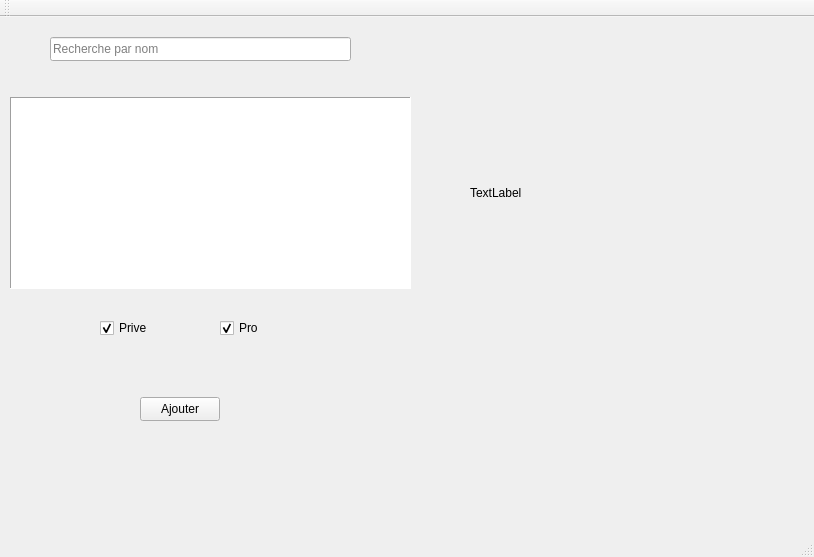
<?xml version="1.0" encoding="UTF-8"?>
<ui version="4.0">
 <class>MainWindow</class>
 <widget class="QMainWindow" name="MainWindow">
  <property name="geometry">
   <rect>
    <x>0</x>
    <y>0</y>
    <width>814</width>
    <height>557</height>
   </rect>
  </property>
  <property name="windowTitle">
   <string>MainWindow</string>
  </property>
  <widget class="QWidget" name="centralWidget">
   <widget class="QTableView" name="listContact">
    <property name="geometry">
     <rect>
      <x>10</x>
      <y>80</y>
      <width>401</width>
      <height>192</height>
     </rect>
    </property>
    <property name="frameShape">
     <enum>QFrame::Panel</enum>
    </property>
    <property name="editTriggers">
     <set>QAbstractItemView::NoEditTriggers</set>
    </property>
    <property name="alternatingRowColors">
     <bool>true</bool>
    </property>
    <property name="selectionBehavior">
     <enum>QAbstractItemView::SelectRows</enum>
    </property>
    <attribute name="horizontalHeaderCascadingSectionResizes">
     <bool>false</bool>
    </attribute>
    <attribute name="horizontalHeaderMinimumSectionSize">
     <number>35</number>
    </attribute>
    <attribute name="horizontalHeaderDefaultSectionSize">
     <number>100</number>
    </attribute>
    <attribute name="verticalHeaderVisible">
     <bool>false</bool>
    </attribute>
   </widget>
   <widget class="QLabel" name="label">
    <property name="geometry">
     <rect>
      <x>470</x>
      <y>90</y>
      <width>261</width>
      <height>171</height>
     </rect>
    </property>
    <property name="text">
     <string>TextLabel</string>
    </property>
   </widget>
   <widget class="QLineEdit" name="lineEdit">
    <property name="geometry">
     <rect>
      <x>50</x>
      <y>20</y>
      <width>301</width>
      <height>24</height>
     </rect>
    </property>
    <property name="placeholderText">
     <string>Recherche par nom</string>
    </property>
   </widget>
   <widget class="QPushButton" name="pushButton_2">
    <property name="geometry">
     <rect>
      <x>140</x>
      <y>380</y>
      <width>80</width>
      <height>24</height>
     </rect>
    </property>
    <property name="text">
     <string>Ajouter</string>
    </property>
   </widget>
   <widget class="QCheckBox" name="chkPrive">
    <property name="geometry">
     <rect>
      <x>100</x>
      <y>300</y>
      <width>78</width>
      <height>22</height>
     </rect>
    </property>
    <property name="text">
     <string>Prive</string>
    </property>
    <property name="checked">
     <bool>true</bool>
    </property>
   </widget>
   <widget class="QCheckBox" name="chkPro">
    <property name="geometry">
     <rect>
      <x>220</x>
      <y>300</y>
      <width>78</width>
      <height>22</height>
     </rect>
    </property>
    <property name="text">
     <string>Pro</string>
    </property>
    <property name="checked">
     <bool>true</bool>
    </property>
   </widget>
  </widget>
  <widget class="QMenuBar" name="menuBar">
   <property name="geometry">
    <rect>
     <x>0</x>
     <y>0</y>
     <width>814</width>
     <height>21</height>
    </rect>
   </property>
  </widget>
  <widget class="QToolBar" name="mainToolBar">
   <attribute name="toolBarArea">
    <enum>TopToolBarArea</enum>
   </attribute>
   <attribute name="toolBarBreak">
    <bool>false</bool>
   </attribute>
  </widget>
  <widget class="QStatusBar" name="statusBar"/>
 </widget>
 <layoutdefault spacing="6" margin="11"/>
 <resources/>
 <connections/>
</ui>
